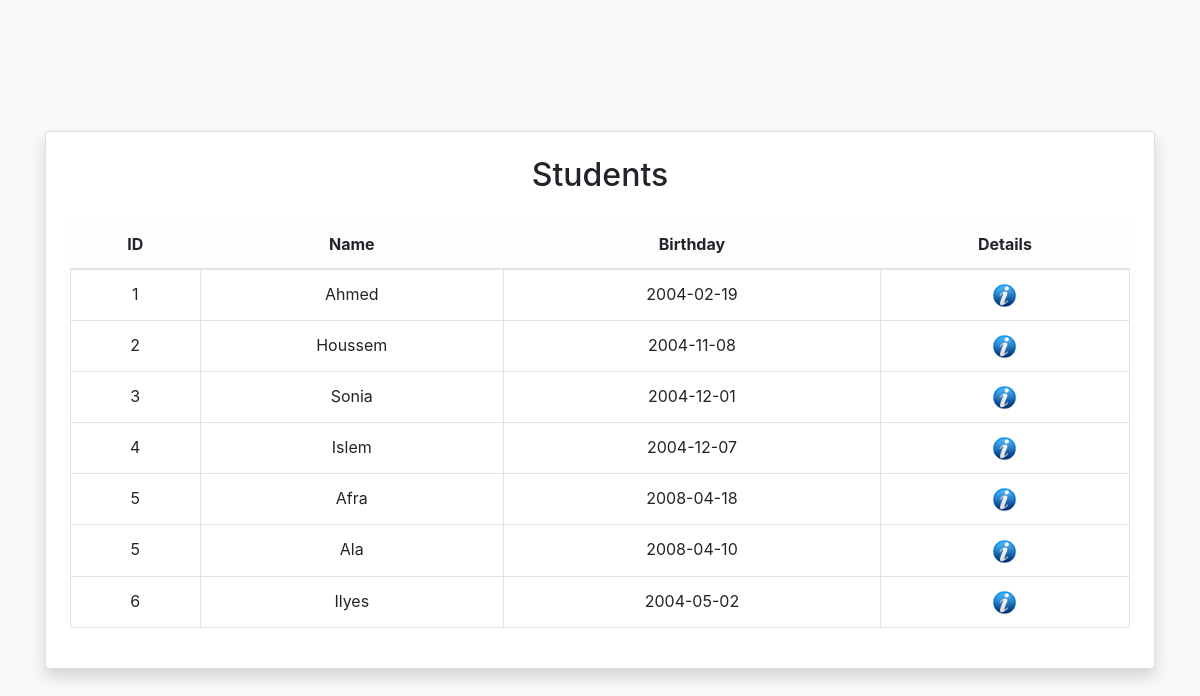
The page / on the database its author committed.
### tables this page shows
CREATE TABLE `student` (
  `id` int(11) NOT NULL,
  `name` varchar(255) NOT NULL,
  `birthday` date NOT NULL
);

### index.php (the view, shortened to what this page needs)
<?php
require_once 'db.php';
$students = $conn->query("SELECT * FROM student")->fetchAll(PDO::FETCH_ASSOC);
?>
<!DOCTYPE html>
<html lang="fr">
<head>
  <link rel="stylesheet" href="../essential_stuff/node_modules/bootstrap/dist/css/bootstrap.min.css" />
</head>
<body class="bg-light d-flex justify-content-center align-items-center vh-100">
  <div class="container">
    <div class="card shadow p-4">
      <h2 class="text-center mb-4">Students</h2>
      <table class="table table-bordered table-hover text-center">
        <thead class="table-light">
          <tr>
            <th>ID</th>
            <th>Name</th>
            <th>Birthday</th>
            <th>Details</th>
          </tr>
        </thead>
        <tbody>
          <?php foreach ($students as $student): ?>
            <tr>
              <td><?= htmlspecialchars($student['id']) ?></td>
              <td><?= htmlspecialchars($student['name']) ?></td>
              <td><?= htmlspecialchars($student['birthday']) ?></td>
              <td>
                <a href="detailEtudiant.php?id=<?= $student['id'] ?>">
                  <img src="info_icone.png" alt="details" style="width:25px;" />
                </a>
              </td>
            </tr>
          <?php endforeach; ?>
        </tbody>
      </table>
    </div>
  </div>
</body>
</html>

### db.php (shortened to what this page needs)
<!DOCTYPE html>

### rows shown on the page
student: id "1", name "Ahmed", birthday "2004-02-19"
student: id "2", name "Houssem", birthday "2004-11-08"
student: id "3", name "Sonia", birthday "2004-12-01"
student: id "4", name "Islem", birthday "2004-12-07"
student: id "5", name "Afra", birthday "2008-04-18"
student: id "5", name "Ala", birthday "2008-04-10"
student: id "6", name "Ilyes", birthday "2004-05-02"
